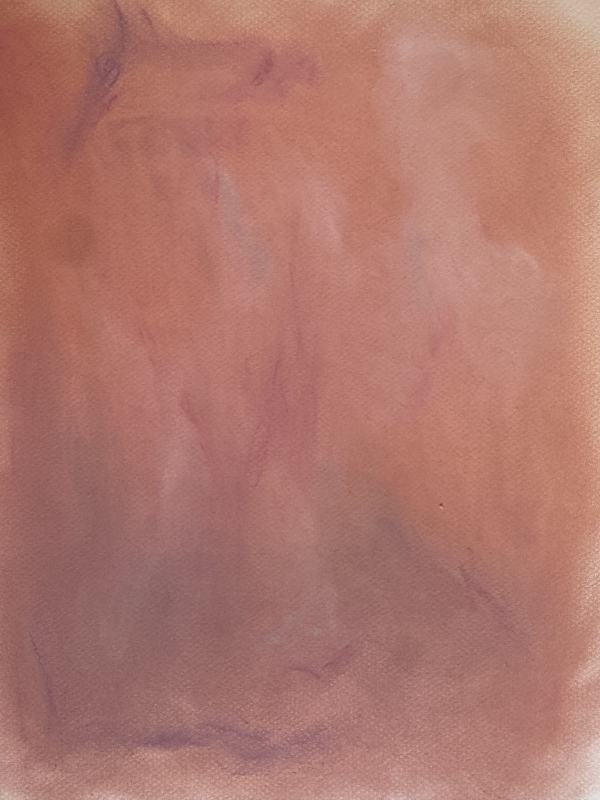
#> input picture faye-pressly/sources/pastels/IMG_7448.jpg, 1800 x 2400 px, given in place of fairy_mask.png, which was not available (shown at 1/3 size)
$ python nightcourt.py
#> lines starting #> are read from the running program, lines starting #| are printed output that depends on the picture; pictures that were not available may be replaced by others from this repository, and a replacement may not be noted
### faye-pressly/pipeline/sys/style.py
"""@faye.pressly visual system — 'the garden, not the herbarium'
Ground: the photograph (graded) or PEARL (mother-of-pearl wash from her palette). Never flat colour.
Mark: her own ink drawings, image-filled (the PHYLI wordmark device) — same hand as the house, different light.
Type: Rozha One (the one line), Newsreader italic (the aside / accent word), Inter (body), IBM Plex Mono (specimen label).
Thread: the green dot. Pop: one colour per post, taken from the photograph.
"""
import sys, os, re, math
sys.path.insert(0, 'look')
from lib import hx, load, fit
import numpy as np, cv2
from PIL import Image, ImageDraw, ImageFont, ImageFilter
W, H = 1080, 1350
FD = 'fonts/'; FI = '/usr/share/fonts/opentype/inter/'
def F(kind, size):
    p = {'display': FD + 'RozhaOne-Regular.ttf', 'italic': FD + 'Newsreader-Italic.ttf', 'serif': FD + 'Newsreader.ttf', 'mono': FD + 'IBMPlexMono-Regular.ttf',
         'sans': FI + 'Inter-Regular.otf', 'sansm': FI + 'Inter-Medium.otf', 'sansb': FI + 'Inter-Bold.otf', 'sansl': FI + 'Inter-Light.otf'}[kind]
    f = ImageFont.truetype(p, size)
    if kind in ('italic', 'serif'):
        try: f.set_variation_by_axes([420, 14])
        except Exception: pass
    return f
IVORY = (244, 239, 230); INK = (28, 22, 26); QUIET = (122, 114, 121); GREEN = (152, 168, 90)
POPS = {'olive': (118, 122, 60), 'magenta': (178, 52, 110), 'orange': (214, 110, 54), 'turquoise': (58, 150, 150), 'slate': (84, 104, 150), 'rose': (196, 110, 128)}
PALETTE = ['#9FB0C9', '#B8A3C9', '#D8A9B3', '#A8A77C', '#E6D4BE', '#C9D6CC']   # slate · mauve · dusty rose · olive · champagne · sage

# ---------- photographic grade (her Esti recipe) ----------
# [41 lines left out: functions grade, pearl, not called in this run]

def img(path, w, h, focus=(.5, .5), zoom=1.0, g=1.0): return np.clip(grade(fit(load(path), w, h, focus, zoom), g), 0, 255)
def pil(a): return Image.fromarray(np.clip(a, 0, 255).astype(np.uint8)).convert('RGB')

# ---------- image-filled ink (the wordmark device) ----------
# [30 lines left out: functions ink_mask, inkfill, wrap, not called in this run]
def text(im, t, kind, size, x, y, col=IVORY, maxw=900, align='l', lh=1.18, shadow=0, acc=None, acc_kind='italic', acc_scale=1.0):
    """*word* → accent face in acc colour; returns bottom y"""
    d = ImageDraw.Draw(im); fb = F(kind, size); fa = F(acc_kind, int(size * acc_scale))
    toks = []
    for para in t.split('\n'):
        for w_ in re.findall(r'\*[^*]+\*\S*|\S+', para):
            if w_.startswith('*') and '*' in w_[1:]:
                k = w_.index('*', 1); toks.append((w_[1:k], True, False))
                if w_[k + 1:]: toks.append((w_[k + 1:], False, True))
            else: toks.append((w_, False, False))
        toks.append(('\n', None, False))
    toks = toks[:-1]
    sp = d.textlength(' ', font=fb); wl = lambda s_, a_: d.textlength(s_, font=fa if a_ else fb)
    lines = [[]]; cur = 0
    for s_, a_, glue in toks:
        if a_ is None: lines.append([]); cur = 0; continue
        ww = wl(s_, a_)
        if cur and not glue and cur + sp + ww > maxw: lines.append([]); cur = 0
        lines[-1].append((s_, a_, glue)); cur += (0 if glue or not cur else sp) + ww
    step = size * lh; yy = y
    asc_b = fb.getmetrics()[0]; asc_a = fa.getmetrics()[0]
    for ln in lines:
        total = sum(wl(s_, a_) for s_, a_, g in ln) + sp * sum(1 for k, (s_, a_, g) in enumerate(ln) if k and not g)
        xx = x if align == 'l' else (W - total) / 2 if align == 'c' else x - total
        for k, (s_, a_, g) in enumerate(ln):
            f = fa if a_ else fb; c = (acc or col) if a_ else col; dy = (asc_b - asc_a) if a_ else 0
            if shadow:
                d.text((xx + 2, yy + dy + 3), s_, font=f, fill=(0, 0, 0, 0));
            d.text((xx, yy + dy), s_, font=f, fill=c)
            xx += wl(s_, a_) + (0 if (k + 1 < len(ln) and ln[k + 1][2]) else sp)
        yy += step
    return yy
# [7 lines left out: function shadowed, not called in this run]
def spaced(d, xy, t, f, fill, track=.22, anchor='l'):
    x, y = xy; ws = [d.textlength(ch, font=f) for ch in t]; tr = f.size * track; total = sum(ws) + tr * (len(t) - 1)
    if anchor == 'r': x -= total
    if anchor == 'c': x -= total / 2
    for ch, w_ in zip(t, ws): d.text((x, y), ch, font=f, fill=fill); x += w_ + tr
def label(im, t, col=IVORY, y=78): spaced(ImageDraw.Draw(im), (72, y), t.lower(), F('mono', 17), col, .18)
def fp(im, col=IVORY): ImageDraw.Draw(im).text((W - 72, 62), 'fp', font=F('italic', 44), fill=col, anchor='ra')
def num(im, i, n, col=IVORY): spaced(ImageDraw.Draw(im), (W - 72, H - 84), f'{i:02d} / {n:02d}', F('mono', 15), col, .18, 'r')
def dot(im, cx, cy, r=8): ImageDraw.Draw(im).ellipse((cx - r, cy - r, cx + r, cy + r), fill=GREEN)
# [6 lines left out: function underline, not called in this run]
def hairline(im, x0, x1, y, col=(255, 255, 255), op=120):
    ov = Image.new('RGBA', im.size, (0, 0, 0, 0)); ImageDraw.Draw(ov).line((x0, y, x1, y), fill=col + (op,), width=1)
    out = im.convert('RGBA'); out.alpha_composite(ov); return out.convert('RGB')
def darken(im, top=0.0, bottom=0.45):
    a = np.asarray(im).astype(float); h = a.shape[0]; g = np.linspace(top, bottom, h)[:, None, None]; return pil(a * (1 - g))
def vignette(im, amt=.25):
    a = np.asarray(im).astype(float); yy, xx = np.mgrid[0:a.shape[0], 0:a.shape[1]]
    v = 1 - amt * (((xx / a.shape[1] - .5) ** 2 + (yy / a.shape[0] - .5) ** 2) * 2); return pil(a * v[..., None])

### faye-pressly/sources/look/lib.py
import numpy as np, cv2
from PIL import Image, ImageDraw, ImageFont, ImageFilter
U='/root/.claude/uploads/68bfe095-3c99-5cc0-81a9-b2085cd64223/'
FB='/usr/share/fonts/truetype/liberation/LiberationSans-Bold.ttf'
def hx(h): h=h.lstrip('#'); return np.array([int(h[i:i+2],16) for i in (0,2,4)],float)
def load(p): return np.asarray(Image.open(p).convert('RGB'),float)
def fit(a,W,H,focus=(.5,.5),zoom=1.0):
    h,w=a.shape[:2]; s=max(W/w,H/h)*zoom
    a=cv2.resize(a,(int(w*s+1),int(h*s+1)),interpolation=cv2.INTER_CUBIC)
    h,w=a.shape[:2]; x=int((w-W)*focus[0]); y=int((h-H)*focus[1]); return a[y:y+H,x:x+W]
# [44 lines left out: functions iri_map, y2k, text_layer, put_text, not called in this run]
def save(a,p,q=92): Image.fromarray(np.clip(a,0,255).astype(np.uint8)).save(p,quality=q)
# [19 lines left out: functions plum_grade, stars, not called in this run]

### faye-pressly/pipeline/sys/nightcourt.py
"""the Night Court carousel. cover: ivory paper, her ink fairy with the pastel showing through. inside: her pastel wash, periwinkle headline, aubergine body, fairy once on the last slide."""
import sys, os; sys.path.insert(0, 'sys')
from style import *
import cv2
OUT = 'sys/week1/nightcourt'; os.makedirs(OUT, exist_ok=True)
PERI = (58, 62, 138); AUB = (70, 40, 60); AUBQ = (118, 92, 108)
fairy = Image.open('sys/week1/fairy/fairy_mask.png').convert('L')
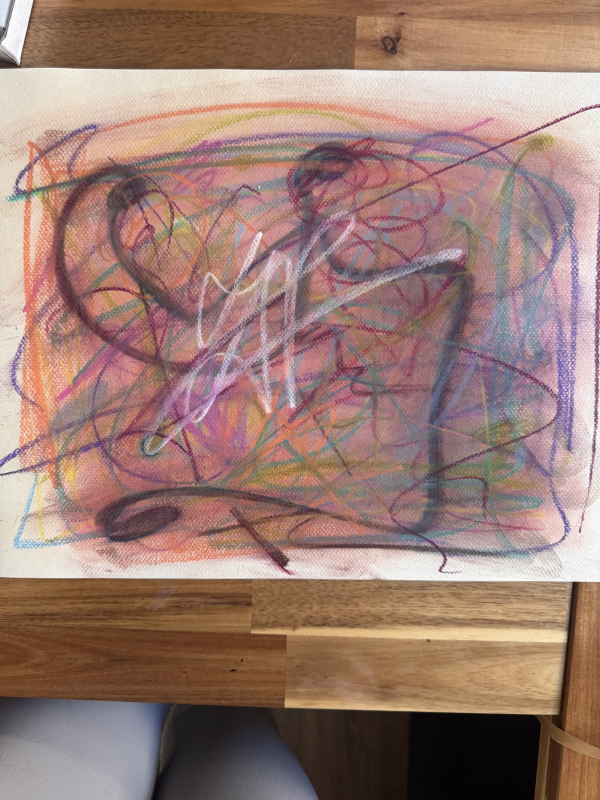
#> input picture faye-pressly/sources/pastels/IMG_7465.jpg, 1800 x 2400 px, found by its file name (shown at 1/3 size)
WASHES = ['IMG_7457', 'IMG_7450', 'IMG_7461', 'IMG_7452', 'IMG_7453', 'IMG_7454', 'IMG_7451']

def wash(name, crop=(0.10, 0.10, 0.90, 0.90)):
    im = Image.open(f'art/new/{name}.jpg'); W0, H0 = im.size
    im = im.crop((int(crop[0]*W0), int(crop[1]*H0), int(crop[2]*W0), int(crop[3]*H0)))
    a = fit(np.asarray(im).astype(np.float32), W, H)
    m = a.reshape(-1, 3).mean(0); target = np.array([226, 196, 206], np.float32); a = np.clip(a * (target / m), 0, 255)   # lamp off
    b = a.copy(); b[..., 2] = np.clip(b[..., 2] * 1.144, 0, 255); b[..., 0] = np.clip(b[..., 0] * 0.96, 0, 255)         # pushed lilac
    return pil(b * 0.8 + np.array(IVORY, np.float32) * 0.2)                                                             # lifted 20%

def fairy_layer(h, fill):
    """fill: RGB tuple or a PIL image to show through the ink"""
#> called with h = 600
    a = fairy.copy(); s = h / a.size[1]; a = a.resize((int(a.size[0]*s), int(a.size[1]*s)), Image.LANCZOS)
#> after `s = h / a.size[1]`: s = 0.25
    if isinstance(fill, tuple): layer = Image.new('RGB', a.size, fill)
    else:
        f = fit(np.asarray(fill).astype(np.float32), a.size[0], a.size[1]); m = f.mean()
#> after `m = f.mean()`: m = 132.8
        f = (f - m) * 1.35 + m * 0.62                       # darker, more contrast, so the ink still reads as ink
        layer = pil(f)
    return layer, a

def paper():
    a = np.ones((H, W, 3), np.float32) * np.array(IVORY, np.float32); rs = np.random.RandomState(7); a += rs.randn(H, W, 1) * 2.4; return pil(a)

def label(im, t): spaced(ImageDraw.Draw(im), (W/2, 96), t, F('mono', 16), AUBQ, .3, 'c')
def numb(im, i, n): spaced(ImageDraw.Draw(im), (W - 72, H - 84), f'{i:02d} / {n:02d}', F('mono', 15), AUBQ, .18, 'r')
def head(im, t, y, size=68): return text(im, t, 'display', size, 72, y, col=PERI, maxw=930, align='c', lh=1.04)
def body(im, t, y, size=36): return text(im, t, 'serif', size, 72, y, col=AUB, maxw=860, align='c', lh=1.36)
def aside(im, t, y, size=32): return text(im, t, 'italic', size, 72, y, col=AUB, maxw=860, align='c', lh=1.3)
def measure(fn): return fn(Image.new('RGB', (W, H)), 0)
def centred(im, fn, dy=-30): h = measure(fn); fn(im, (H - h) / 2 + dy); return im

N = 7; out = []
# ---------- 01 cover, two fills ----------
def cover(fill, name):
    im = paper(); layer, a = fairy_layer(600, fill)
    im.paste(layer, (int(W/2 - a.size[0]/2), 150), a)
    label(im, 'faye pressly  ·  a note on book six')
    y = head(im, "the Night Court is\nbetter run than\nyour company", 800, 74)
#> in text, `sp = d.textlength(' ', font=fb)`: sp = 23.52
#> the loop in text, `for s_, a_, glue in toks:` made 11 passes
#> cur on passes 1, 2, 3, 4, 6, 7, 8, 10, 11: 121.5, 343.8, 570.6, 653.2, 226.5, 374.2, 565.9, 166.4, 531
#> after the loop in text, `for s_, a_, glue in toks:`: lines = [[('the', False, False), ('Night', False, False), ('Court', False, False), ('is', False, False)], [('better', False, False), ('run', False, False), ('than', False, False)], [('your', False, False), ('company', False, False)]]
#> the loop in text, `for ln in lines:` made 3 passes
#> (total, yy) on passes 1 to 2: (653.2, 877), (565.9, 953.9)
#> (ln, total, yy) on pass 3: ([('your', False, False), ('company', False, False)], 531, 1030.9)
#> after the loop in text, `for ln in lines:`: yy = 1030.9
#> y = 1030.9
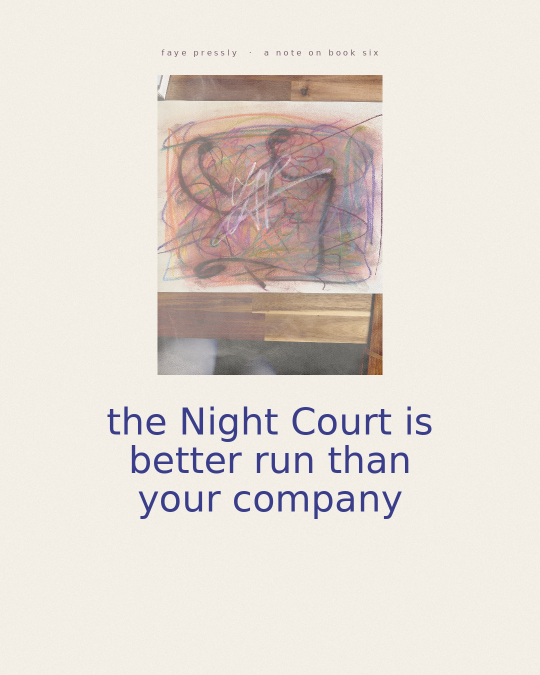
#> im: PIL image 1080x1350 RGB (shown at 1/2 size); mean R, G, B 227.9, 219.6, 212.1
    y = aside(im, "a founder's reading of books one to five,\nbefore six arrives tomorrow", y + 34, 28)
#> the loop in text (call 2), `for s_, a_, glue in toks:` made 13 passes
#> cur on passes 1, 2, 3, 4, 5, 6, 7, 8, 10, 11, 12, 13: 17.16, 157.4, 272.7, 308.6, 400.3, 461.3, 498.3, 567.6, 90.14, 138, 242.8, 386.2
#> the loop in text (call 2), `for ln in lines:` made 2 passes
#> (total, yy) on passes 1 to 2: (567.6, 1101.3), (386.2, 1137.7)
#> y = 1137.7
    dot(im, W/2, y + 54); numb(im, 1, N); im.save(f'{OUT}/{name}', quality=93); return im
c1 = cover(Image.open('art/new/IMG_7465.jpg'), 'Cover_scribble.jpg'); c2 = c1
out.append(c1)

# ---------- 02–06 ----------
def slide(i, fn, with_fairy=False):
    im = wash(WASHES[i - 1])
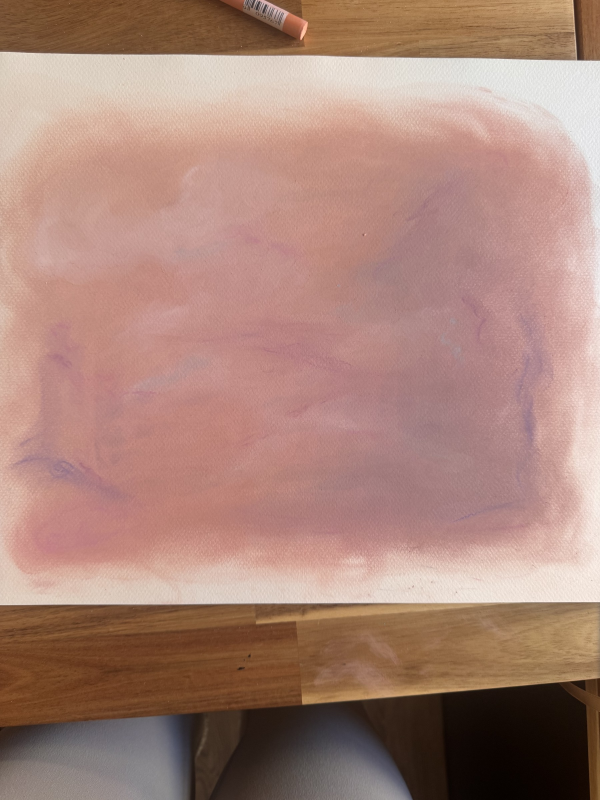
#> input picture faye-pressly/sources/pastels/IMG_7449.jpg, 1800 x 2400 px, given in place of IMG_7450.jpg, which was not available (shown at 1/3 size)
#> in wash, im is the input picture: PIL image 1800x2400 RGB; mean R, G, B 170, 133.5, 121.6
#> call 2 of fit, with W = 1080, H = 1350, focus = (0.5, 0.5), zoom = 1
#> in fit (call 2), `return a[y:y + H, x:x + W]`:
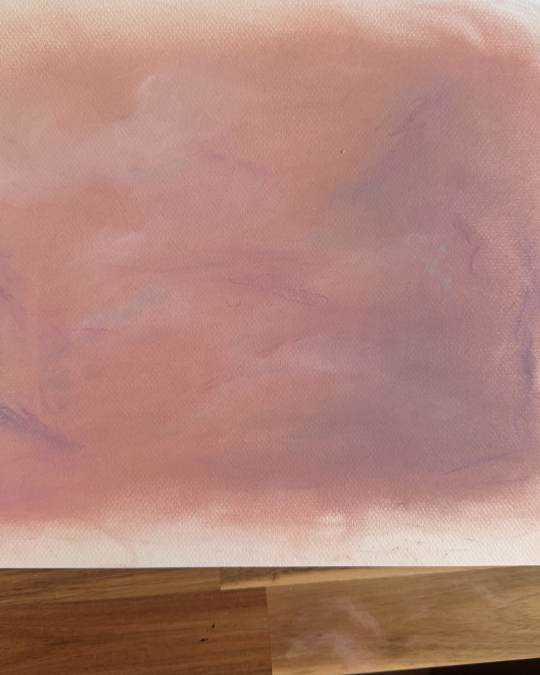
#> returned value: shape (1350, 1080, 3) float32 (shown at 1/2 size); mean of channels 0, 1, 2 182.1, 138.1, 127.4; drawn with min black and max white
#> in wash, `m = a.reshape(-1, 3).mean(0)`: m = [182.1, 138.1, 127.4]
#> in wash, `a = np.clip(a * (target / m), 0, 255)`:
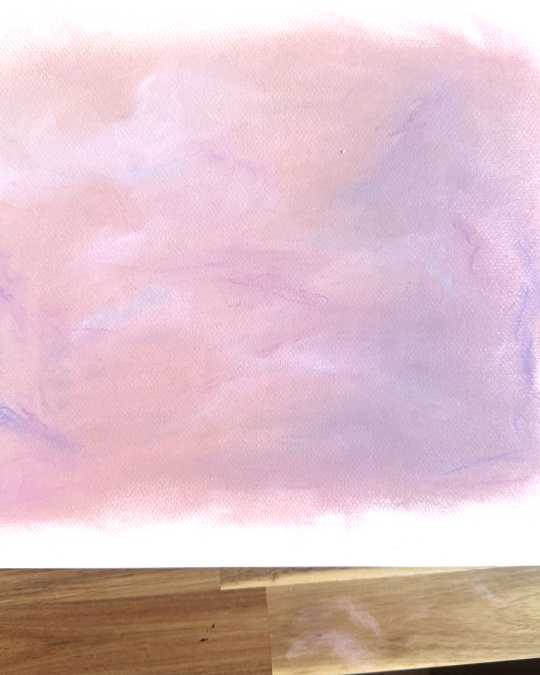
#> a: shape (1350, 1080, 3) float32 (shown at 1/2 size); mean R, G, B 223.2, 193.2, 201.3
    if with_fairy:
        layer, a = fairy_layer(300, AUB); im.paste(layer, (W - 72 - a.size[0], H - 150 - a.size[1]), a)
    im = centred(im, fn); label(im, 'faye pressly  ·  a note on book six'); numb(im, i, N); return im
def s2(im, y):
    y = head(im, "Tamlin ran the Spring Court\nthe way most founders\nrun year three", y)
#> in text (call 3), `d = ImageDraw.Draw(im)`: im: PIL image 1080x1350 RGB; every value is 0
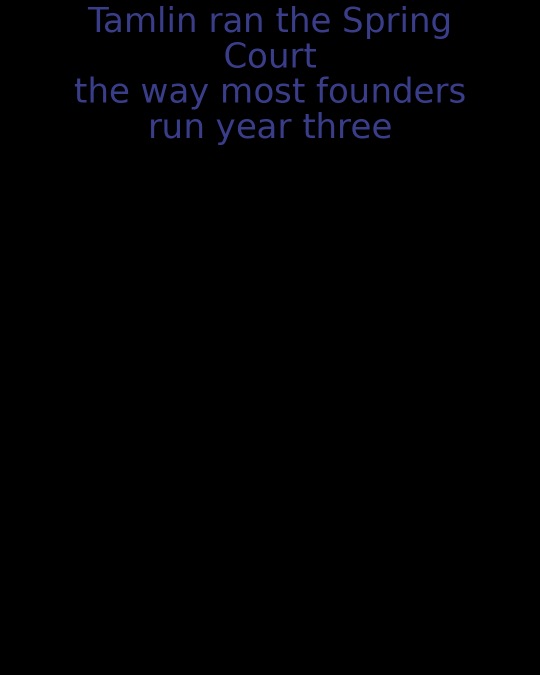
#> im: PIL image 1080x1350 RGB (shown at 1/2 size); mean R, G, B 1.1, 1.2, 2.7
    return body(im, "everything through him\nnobody allowed out\nshe left", y + 40)
def s2b(im, y):
    y = head(im, "if the whole kingdom\nruns on your memory", y)
    y = body(im, "you're not the chosen one", y + 40)
    return head(im, "you're the operating system", y + 24, 56)
def s3(im, y):
    y = head(im, "Rhysand ran the Night Court\nlike a living thing", y)
    y = body(im, "a general, a spymaster, an emissary, a second\npeople who argue with him in his own house", y + 40)
    return aside(im, "the inner circle isn't a found family...\nit's a leadership team that happens\nto love each other", y + 30)
def s4(im, y):
    y = head(im, "Velaris stayed hidden\nfor five thousand years", y)
    y = body(im, "and thrived", y + 40)
    y = body(im, "the inside of your company is your Velaris", y + 30)
    return aside(im, "the part nobody sees, the part that keeps her alive\nI've spent twenty years in there", y + 26)
def s5(im, y):
    y = head(im, "Feyre paints", y, 96)
    return body(im, "she also runs a court\nnobody made her choose", y + 44)
def s6(im, y):
    y = head(im, "my name means fairy", y, 72)
    y = body(im, "I was always going to end up here", y + 40)
    y = aside(im, "twenty years inside companies, learning what keeps her alive\nnow I'm writing it down... twelve volumes", y + 30)
    y = body(im, "book six is out tomorrow\nvolume one of mine is on its way", y + 34)
    dot(im, W/2, y + 54); return y + 70
for i, fn in zip(range(2, 8), (s2, s2b, s3, s4, s5, s6)): out.append(slide(i, fn, with_fairy=(i == 7)))
#> in centred, `h = measure(fn)`: h = 469.8
#> call 2 of s2, with y = 410.1
#> in s2 (call 2), `y = head(im, "Tamlin ran the Spring Court\nthe way most founders\nrun ..`:
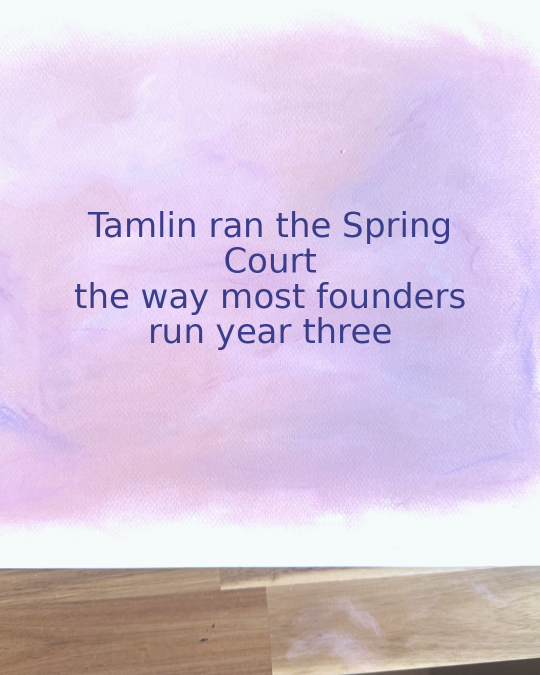
#> im: PIL image 1080x1350 RGB (shown at 1/2 size); mean R, G, B 216.4, 199.1, 222.3
#> (the run stopped early here; a loop or call above may not have finished)
